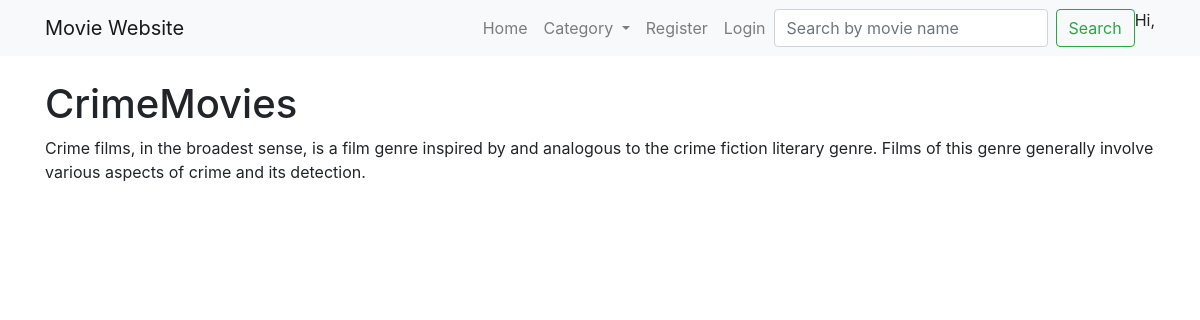
The app's page /category/2/ with its own data.
### movie/models.py (models this page shows, shortened)
class Category(models.Model):
    name=models.CharField(max_length=200)
    image=models.ImageField(upload_to='category_images')
    description= models.TextField()

### movie/views.py (the view)
# urls.py: path('category/<int:category_id>/', views.category_movies, name='category_movies'),
def category_movies(request,category_id):
    category= Category.objects.get(pk=category_id)
    movies=Movie.objects.filter(category=category)
    return render(request,'category_movies.html',{'category':category,'movies':movies})

### movie/context_processors.py (called while the page is built)
def categories(request):
    return {
        'categories': Category.objects.all()
    }

### templates/category_movies.html (shortened to what this page needs)
{% extends 'base.html' %}
{% block content %}
<body>
<h1>{{ category.name }}Movies</h1>
<p>{{ category.description }}</p>
{% endblock %}

### templates/base.html (style rules this page uses)
body { padding-top: 56px; }

### records on screen
Category: name "Crime", description "Crime films, in the broadest sense, is a film genre inspired by and analogous to the crime fiction literary genre. Films of this genre generally involve various aspects of crime and its detection."
